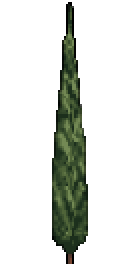
#> input picture assets/Cipreste.png, 70 x 140 px (shown 2 times larger)
$ python build_environment_sprites.py ../assets/Cipreste.png ../assets/RedTree.png out.png
#> lines starting #> are read from the running program, lines starting #| are printed output that depends on the picture
"""Build 64x64 terrain tiles and tree sprites from generated atlases."""

from pathlib import Path
import sys

from PIL import Image


TERRAIN_NAMES = (
    "terrain_grass",
    "terrain_dirt",
    "terrain_road",
    "terrain_sand",
    "terrain_water",
    "terrain_moss",
    "terrain_rubble",
    "terrain_mud",
)

TREE_NAMES = ("tree_oak", "tree_willow", "tree_dead", "tree_fir")


def _cell(image: Image.Image, column: int, row: int, columns: int, rows: int) -> Image.Image:
    left = round(column * image.width / columns)
    right = round((column + 1) * image.width / columns)
    top = round(row * image.height / rows)
    bottom = round((row + 1) * image.height / rows)
    return image.crop((left, top, right, bottom))


def build_terrain(source: Path, output_directory: Path) -> None:
    atlas = Image.open(source).convert("RGBA")
#> atlas is the input picture: PIL image 70x140 RGBA; mean R, G, B, A 8.7, 11.6, 6.8, 40.5
    for index, name in enumerate(TERRAIN_NAMES):
        tile = _cell(atlas, index % 4, index // 4, 4, 2)
        tile.resize((64, 64), Image.Resampling.NEAREST).save(output_directory / f"{name}.png")
#> this loop made 8 passes
#> pass 2, in build_terrain, `tile = _cell(atlas, index % 4, index // 4, 4, 2)`:
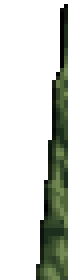
#> tile: PIL image 17x70 RGBA (shown 4 times larger); mean R, G, B, A 14.5, 19.1, 11.3, 68.1; transparent parts drawn white
#> pass 2, in build_terrain, `tile.resize((64, 64), Image.Resampling.NEAREST).save(output_directory ..`:
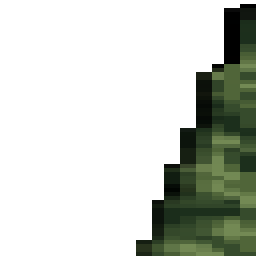
#> saved as terrain_dirt.png: PIL image 64x64 RGBA (shown 4 times larger); mean R, G, B, A 14.6, 19.1, 11.3, 68.9; transparent parts drawn white


def build_trees(source: Path, output_directory: Path) -> None:
    atlas = Image.open(source).convert("RGBA")
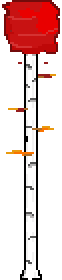
#> input picture assets/RedTree.png, 31 x 140 px (shown 2 times larger)
#> atlas is the input picture: PIL image 31x140 RGBA; mean R, G, B, A 65.5, 34.6, 33.2, 92
    for index, name in enumerate(TREE_NAMES):
        tree = _cell(atlas, index, 0, 4, 1)
        tree.thumbnail((60, 60), Image.Resampling.NEAREST)
        canvas = Image.new("RGBA", (64, 64), (0, 0, 0, 0))
        canvas.alpha_composite(tree, ((64 - tree.width) // 2, 64 - tree.height))
        canvas.save(output_directory / f"{name}.png")
#> this loop made 4 passes
#> pass 2, in build_trees, `canvas.save(output_directory / f"{name}.png")`:
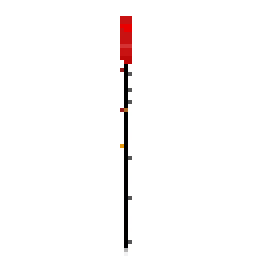
#> saved as tree_willow.png: PIL image 64x64 RGBA (shown 4 times larger); mean R, G, B, A 4.8, 3.1, 3, 8.3; transparent parts drawn white


if __name__ == "__main__":
    if len(sys.argv) != 4:
        raise SystemExit(
            "usage: build_environment_sprites.py TERRAIN_ATLAS TREE_ATLAS OUTPUT_DIRECTORY"
        )
    output = Path(sys.argv[3])
    output.mkdir(parents=True, exist_ok=True)
    build_terrain(Path(sys.argv[1]), output)
    build_trees(Path(sys.argv[2]), output)
